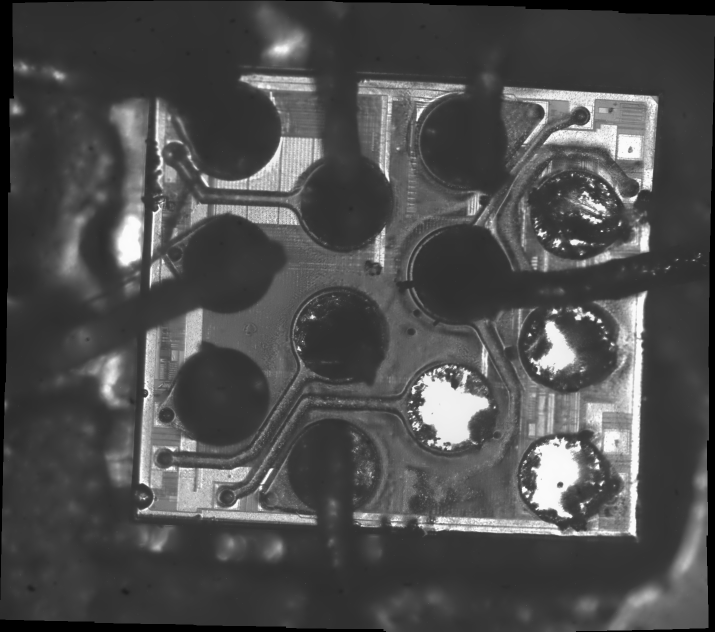
#> input picture myScrips/pics/pano_BU.tif, 1430 x 1263 px (shown at 1/2 size); the run also reads 1 picture not shown here
$ python test12.py
#> lines starting #> are read from the running program, lines starting #| are printed output that depends on the picture
### myScrips/cvFun.py
import numpy as np
from matplotlib import pyplot as plt
import cv2
##import imutils


kpPano = None
desPano = None
FLANN_INDEX_KDTREE = 1
index_params = None
search_params = None
sift = None
flann = None
MIN_MATCH_COUNT = 10
pano = None

img = None


# [130 lines left out: functions getPano, prepareMatching, getHomography, transformPerspective, not called in this run]


def genCanvas(dim):
    global img

    height = dim[0]
    width = dim[1]

    pixel = np.array([0, 0, 0])

    w = 2*width
    h = 2*height
    line = []
    img = []

    for i in range(w):
        line.append(pixel)
    line = np.array(line)

    for i in range(h):
        img.append(line)
    img = np.array(img)

##    return img
    #printImg('canas0.png')
##    print(img)


# [13 lines left out: function AddCorners, not called in this run]


def printImg(path):
    global img
    cv2.imwrite(path, img)

# [31 lines left out: function correctPos, not called in this run]


### myScrips/test12.py
import cv2
import numpy as np
import os
from cvFun import *

path = os.getcwd()
img = cv2.imread(path + '/pics/pano_BU.tif')
#> img is the input picture: shape (1263, 1430, 3); min 0, max 255, mean 77.4

[height, width] = img.shape[:2]
#> height = 1263; width = 1430

print('height, width = ', img.shape[:2])
#| height, width =  (1263, 1430)

diff = abs(int((width - height)/4))
#> diff = 41
w = int(width / 2)
#> w = 715

genCanvas([diff, w])

bar = cv2.imread('canas0.png')

bar = np.delete(bar, range(1430), axis = 1)
#> bar: shape (166, 1430, 3); every value is 0
bar = np.delete(bar, range(83), axis = 0)
#> bar: shape (83, 1430, 3); every value is 0

print(bar.shape[:2])
#| (83, 1430)
img = np.vstack([img, bar])
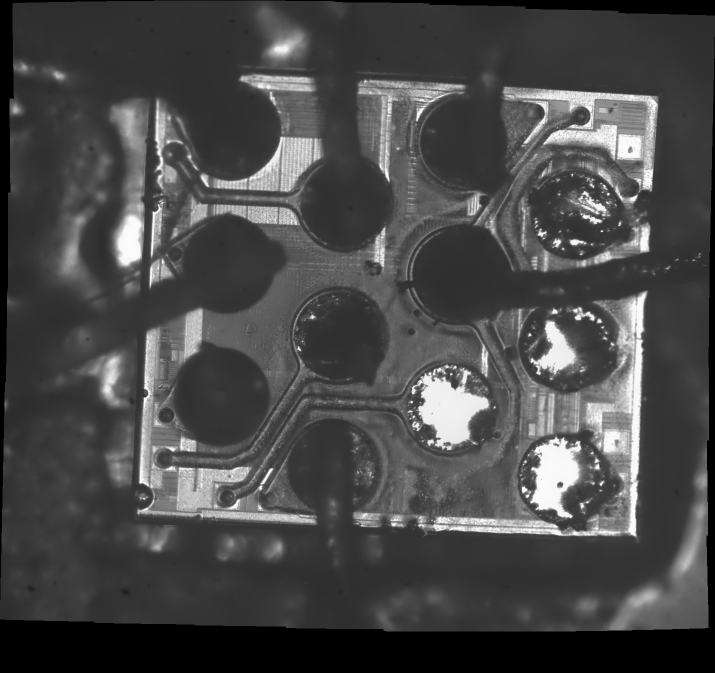
#> img: shape (1346, 1430, 3) (shown at 1/2 size); min 0, max 255, mean 72.6
img = np.vstack([bar, img])
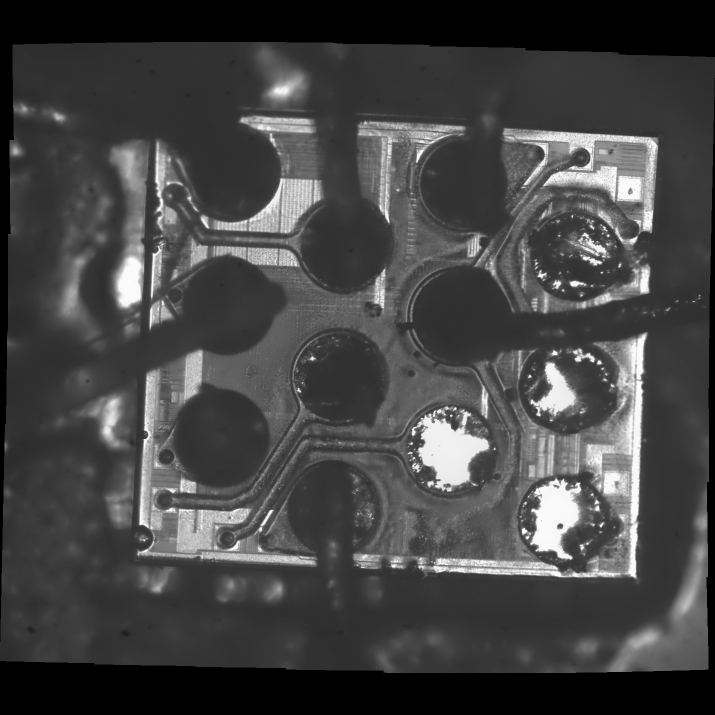
#> img: shape (1429, 1430, 3) (shown at 1/2 size); min 0, max 255, mean 68.4

path = path + '/pics/pano.tif'
cv2.imwrite(path, img)

# [15 lines of commented-out code are left out]
print(img.shape[:2])
#| (1429, 1430)
##path = path + '/pics/pano1.tif'
##cv2.imwrite(path, bar)#img)
##


##import numpy as np
##
##a = [[1, 2, 3], [4, 5, 6], [7, 8, 9]]
##
##col = np.array([10, 11, 12])
##print(col , '\n\n')
##
##b = np.array(a)
##
##print(b, '\n\n')
##
##line = b[0]
##
##b = b[:-1]
##print(b, '\n\n')
##
####c = np.array([line])
##
##b = np.vstack([line, b])
##
##print(b, '\n\n')
##
##[height, width] = b.shape[:2]
##
##b = np.delete(b, width-1, 1)
##
##print(b, '\n\n')
##
##b = np.insert(arr = b, obj = 0, axis = 1, values = col)
####col.append(b)
##
##
##print(b, '\n\n')
